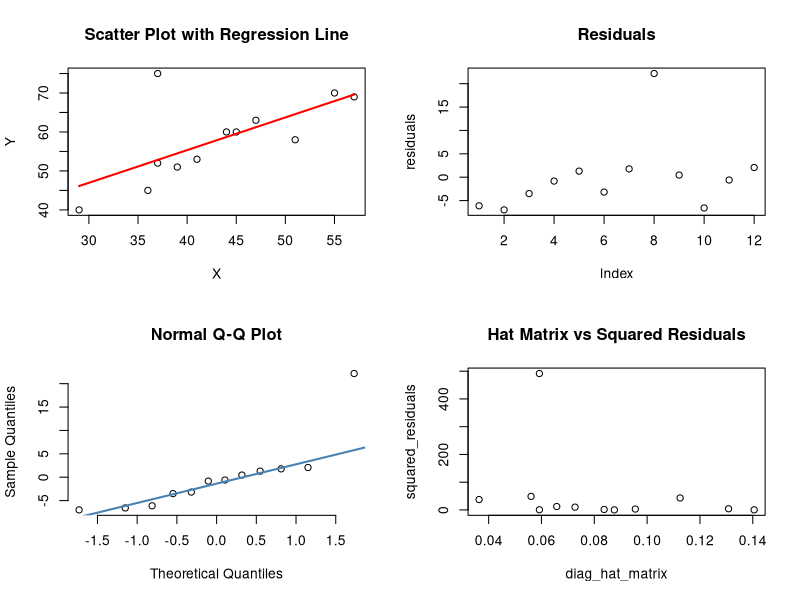
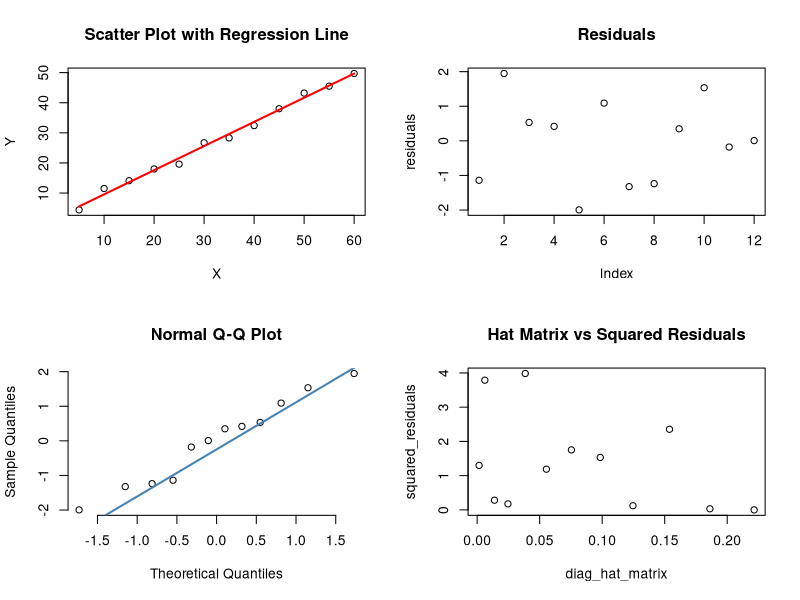
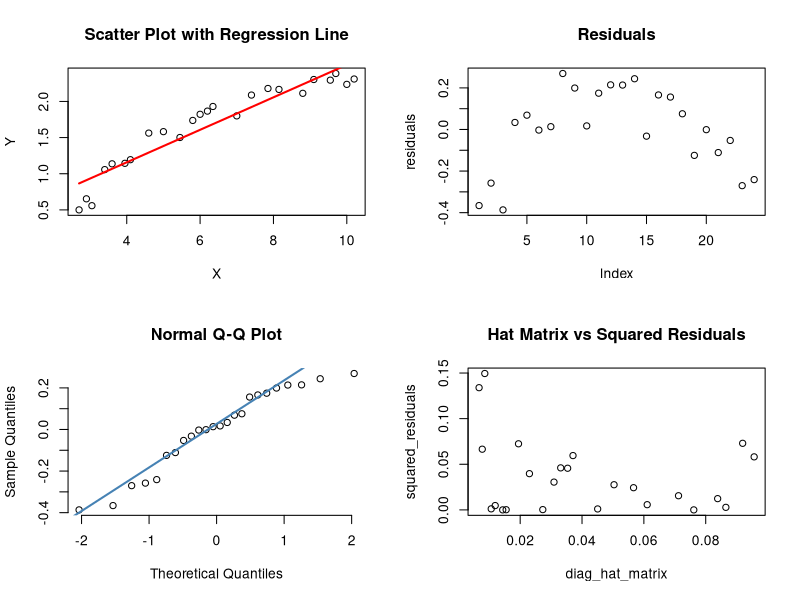
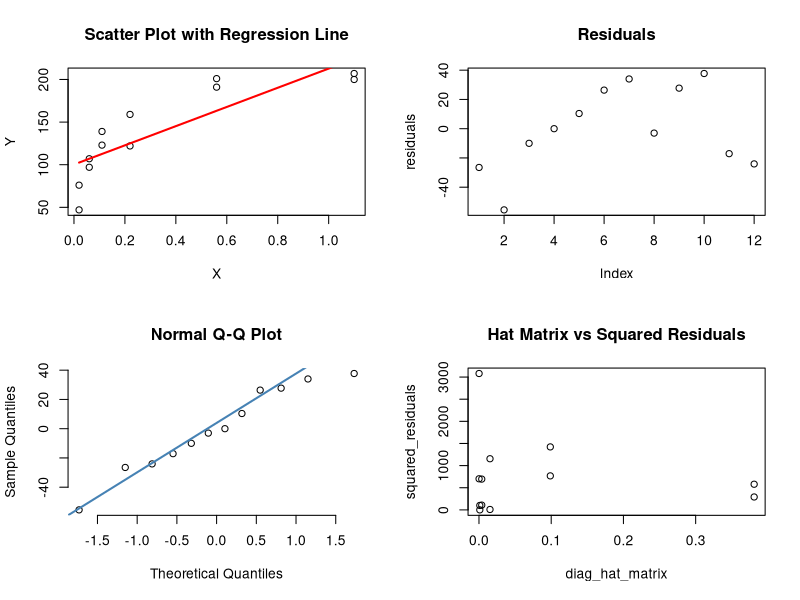
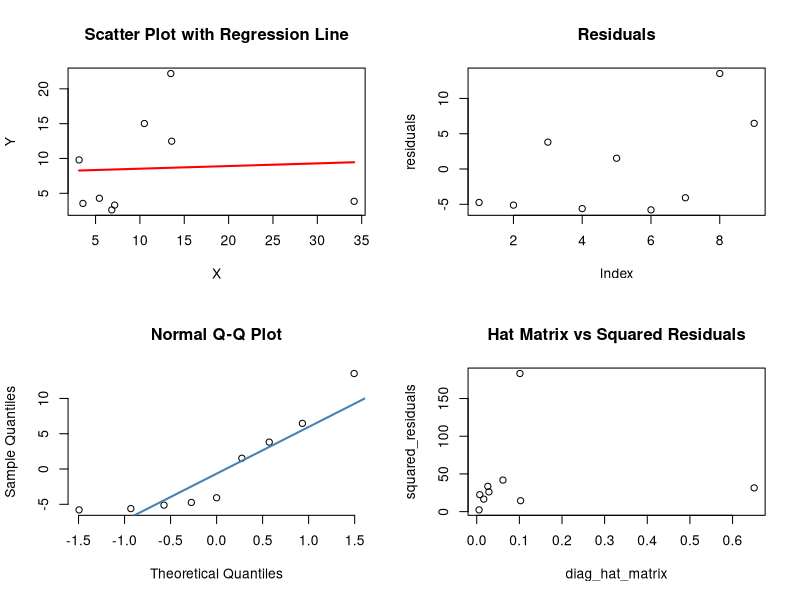

The R source for these figures, in order:

ex_1 <- read.table('example1.txt', header=FALSE, sep=',',col.names=c('X','Y'))
ex_2 <- read.table('example2.txt', header=FALSE, sep=',',col.names=c('X','Y'))
ex_3 <- read.table('example3.txt', header=FALSE, sep=',',col.names=c('X','Y'))
ex_4 <- read.table('example4.txt', header=FALSE, sep=',',col.names=c('X','Y'))
ex_5 <- read.table('example5.txt', header=FALSE, sep=',',col.names=c('X','Y'))

graphic_plot <- function(X,Y){
  y_n = mean(Y)
  x_n = mean(X)
  
  b2 = sum((Y - y_n)*(X-x_n))/sum((X-x_n)^2)
  b1 = (y_n - (b2*x_n))
  
  
  
  residuals <- (Y-(b1+b2*X))
  
  
  hat_matrix <- X%*%(solve(t(X)%*%X)%*%t(X))
  diag_hat_matrix <- diag(hat_matrix)
  squared_residuals <- (residuals^2)
  
  pdf(file="Graphics.pdf")
  par(mfrow=c(2,2))
  plot(X,Y, main='Scatter Plot with Regression Line')
  lines(X,b1+b2*X,col='red',lwd=2)
  
  plot(residuals, main='Residuals')
  
  qqnorm(residuals, pch = 1, frame = FALSE)
  qqline(residuals, col = "steelblue", lwd = 2)
  plot(diag_hat_matrix,squared_residuals,main='Hat Matrix vs Squared Residuals' )
  dev.off()
  
}

graphic_plot(ex_1$X,ex_1$Y)
graphic_plot(ex_2$X,ex_2$Y)
graphic_plot(ex_3$X,ex_3$Y)
graphic_plot(ex_4$X,ex_4$Y)
graphic_plot(ex_5$X,ex_5$Y)
